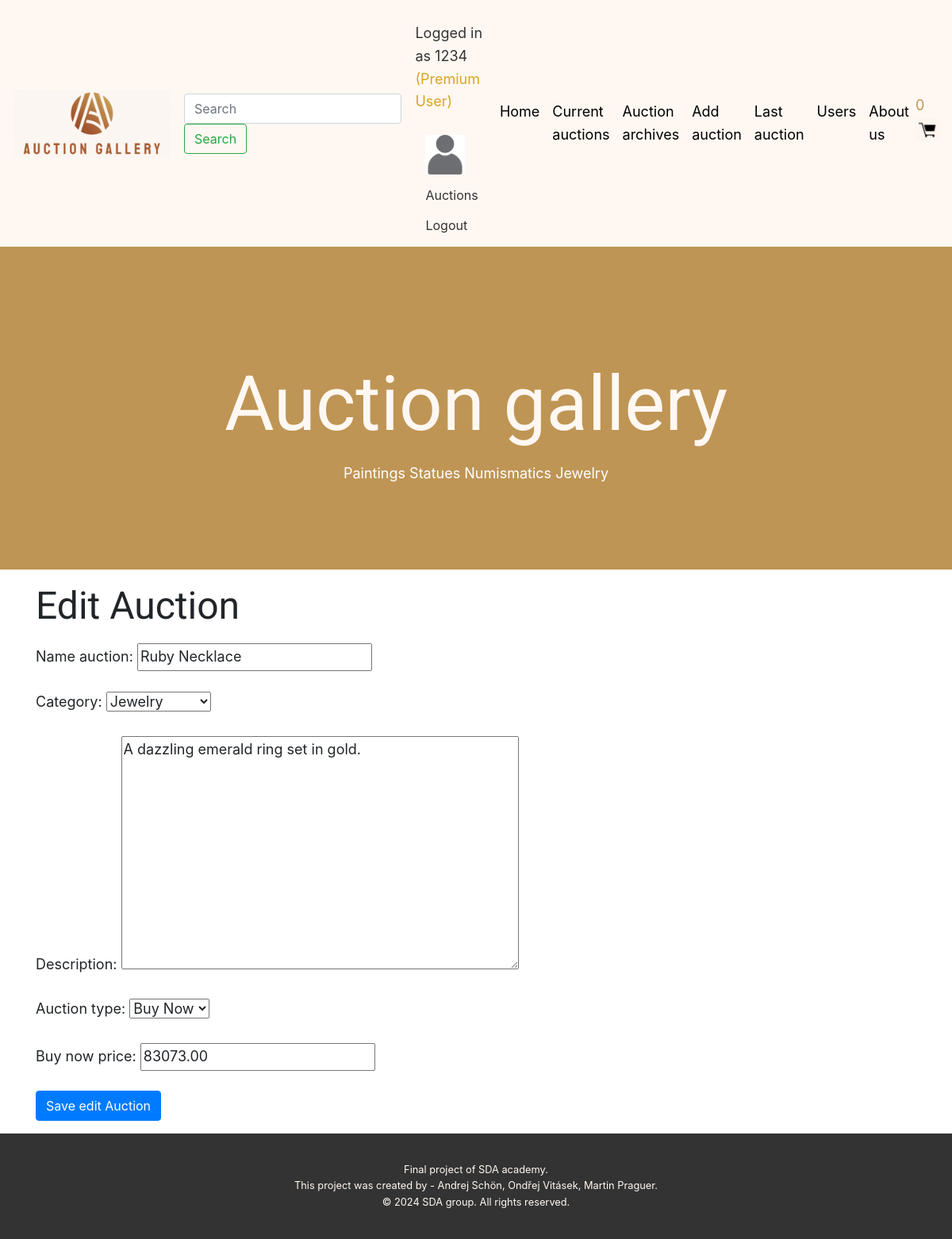
/add_auction/update/1 (signed in), run on an earlier commit of the app's database.
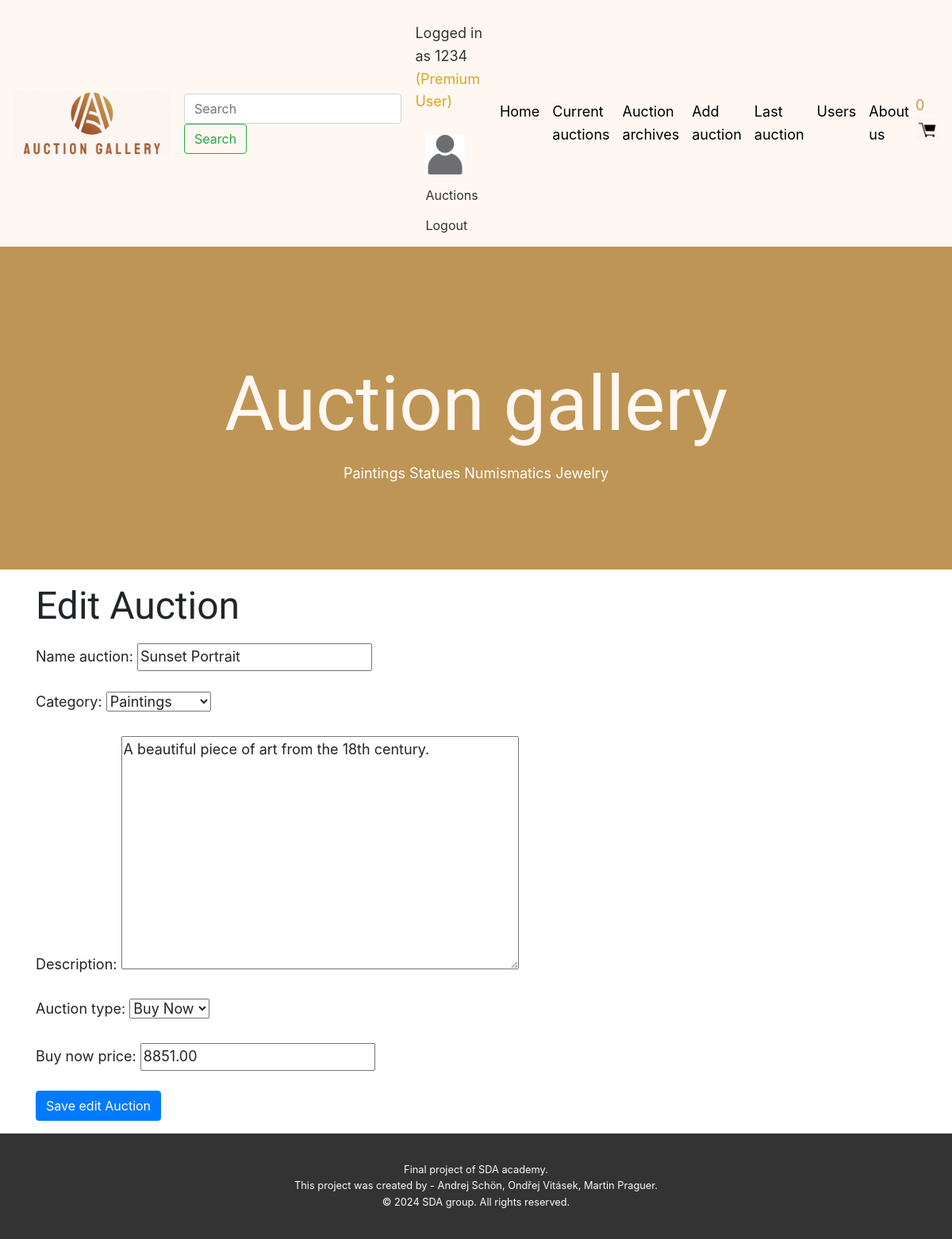
And on a later commit of the database.
### viewer/models.py (models this page shows, shortened)
class AddAuction(models.Model):
    name_auction = models.CharField(max_length=128)
    user_creator = models.ForeignKey(User, on_delete=models.DO_NOTHING, related_name='created_auctions')
    name_bider = models.ForeignKey(User, on_delete=models.DO_NOTHING, related_name='bided_auctions', null=True,
                                   blank=True)
    name_buyer = models.ForeignKey(User, on_delete=models.DO_NOTHING, related_name='listed_auctions', null=True,
                                   blank=True)
    category = models.ForeignKey('Category', on_delete=models.DO_NOTHING)
    description = models.TextField(default="No description provided")
    promotion = models.BooleanField(default=False)
    auction_start_date = models.DateTimeField(null=True, blank=True)
    auction_end_date = models.DateTimeField(null=True, blank=True, default=timezone.now() + timedelta(days=7))
    number_of_views = models.IntegerField(default=0)
    created = models.DateTimeField(auto_now_add=True)
    AUCTION_TYPE_CHOICES = [
        ('buy_now', 'Buy Now'),
        ('place_bid', 'Place Bid'),
    ]
    auction_type = models.CharField(max_length=10, choices=AUCTION_TYPE_CHOICES, default='place_bid')
    buy_now_price = models.DecimalField(max_digits=10, decimal_places=2, null=True, blank=True)
    price = models.DecimalField(max_digits=10, decimal_places=2, null=True, blank=True)
    start_price = models.DecimalField(max_digits=10, decimal_places=2, null=True, blank=True)
    previous_price = models.DecimalField(max_digits=10, decimal_places=2, null=True, blank=True)
    minimum_bid = models.DecimalField(max_digits=10, decimal_places=2, null=True, blank=True)
    is_sold = models.BooleanField(default=False)

### viewer/views.py (the view, shortened to what this page needs)
# urls.py: path('add_auction/update/<pk>', AddauctionUpdateView.as_view(), name='add_auction_update'),
class AddauctionUpdateView(UpdateView):
    model = AddAuction
    form_class = AddAuctionForm
    template_name = 'add_auction_form.html'
    def get_context_data(self, **kwargs):
        context = super().get_context_data(**kwargs)
        context['auction'] = self.object  # Přidání aukce do kontextu
        return context

### viewer/forms.py
class AddAuctionForm(ModelForm):
    images = MultiFileField(min_num=1, max_num=10, max_file_size=1024 * 1024 * 5)  # Limity souborů
    class Meta:
        model = AddAuction
        fields = '__all__'  # Zahrnuje všechna pole z modelu AddAuction
        widgets = {
            'price': forms.HiddenInput(),
            'previous_price': forms.HiddenInput(),
            'number_of_views': forms.HiddenInput(),
            'promotion': forms.HiddenInput(),
            'auction_start_date': forms.HiddenInput(),
            'auction_end_date': forms.HiddenInput(),
            'is_sold': forms.HiddenInput(),
        }
    def __init__(self, *args, **kwargs):
        super(AddAuctionForm, self).__init__(*args, **kwargs)
        self.fields.pop('user_creator')  # Odebere pole 'user_creator' z formuláře
        self.fields.pop('name_bider')  # Odebere pole 'name_bider' z formuláře
        self.fields.pop('name_buyer')  # Odebere pole 'name_buyer' z formuláře

### viewer/cart_context.py (called while the page is built)
def cart_count(request):
    if request.user.is_authenticated:
        return {"cart_count": Cart.objects.filter(user=request.user).count()}
    else:
        return {}

### viewer/models.py (called while the page is built)
    def __str__(self):
        return f"{self.name}"

### viewer/templates/add_auction_form.html (shortened to what this page needs)
{% extends "base.html" %}
{% load static %}
{% load my_filters %}
{% block content %}
    <link rel="stylesheet" type="text/css" href="{% static 'style.css' %}">
    {% if auction.pk %}
        <h2>Edit Auction</h2>
    {% else %}
        <h2>Add Auction Page</h2>
    {% endif %}
    {% if not user.is_authenticated %}
        <div style="color: red; font-weight: bold; border: 1px solid red; padding: 10px; background-color: #ffdddd;">
            You cannot add or edit an auction, you are not logged in.
        </div>
    {% else %}
        <form method="POST" enctype="multipart/form-data">
            {{ form.as_p }}
            <button type="submit" class="btn btn-primary">{% if auction.pk %}Save edit Auction{% else %}Create
                Auction{% endif %}</button>
        </form>
    {% endif %}
{% endblock %}

What changed in the data, as far as the page shows it:
changed AddAuction "Buy Now": name_auction "Ruby Necklace" → "Sunset Portrait"; category "Jewelry" → "Paintings"; description "A dazzling emerald ring set in gold." → "A beautiful piece of art from the 18th century."; buy_now_price "83073.00" → "8851.00"
